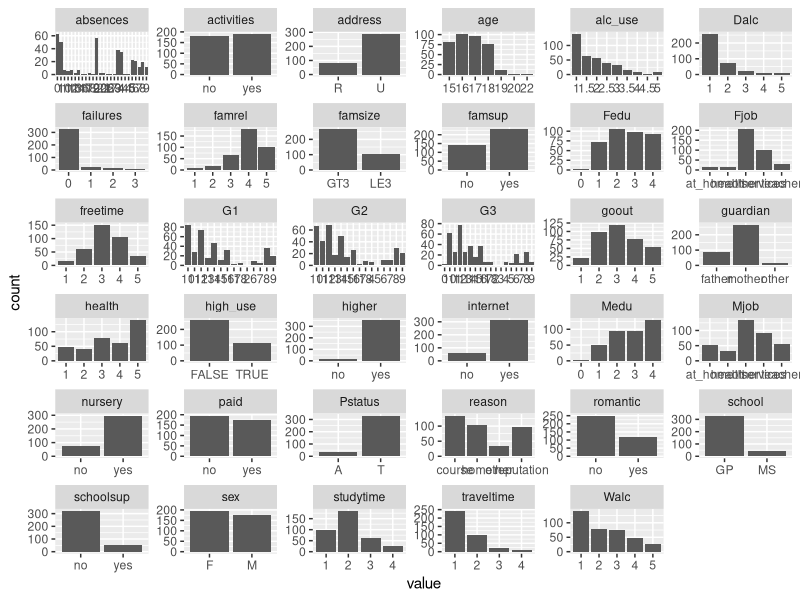
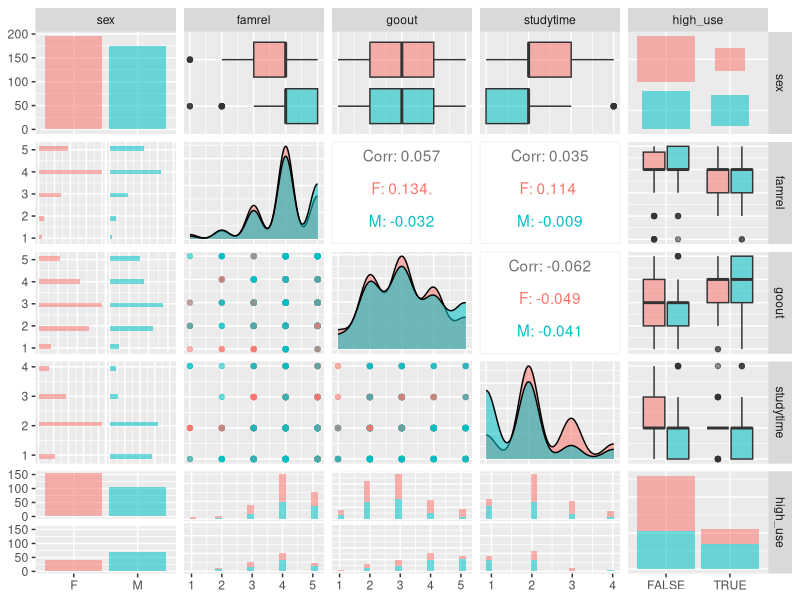
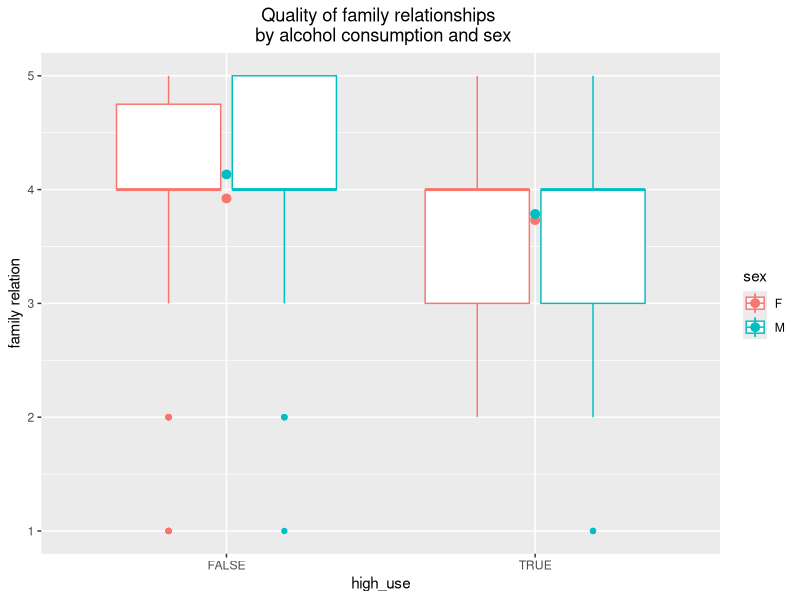
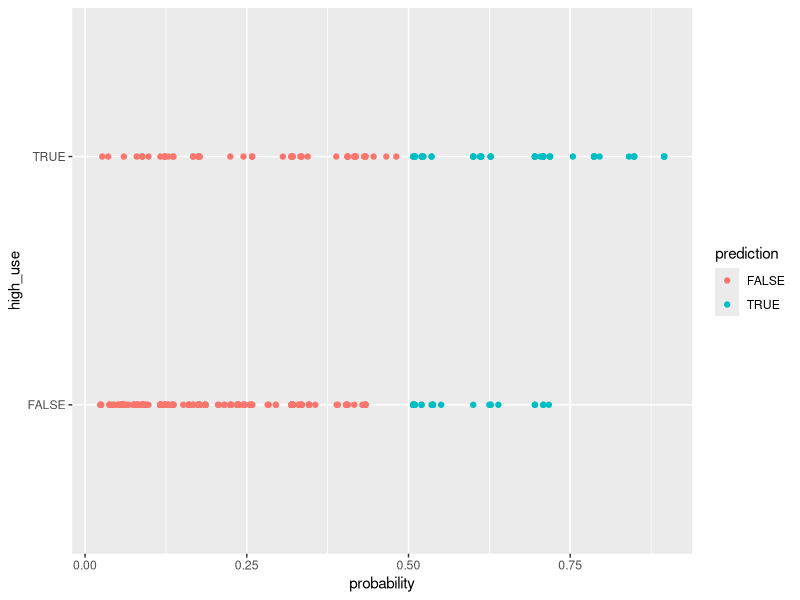

These figures' R source, in order: (Note: a time limit stopped this script after it produced the figures.)
## ---- chunk 1
date()
## ---- chunk 2
alc <- read.table("data/alc.csv", header = TRUE, sep = ",", stringsAsFactors = TRUE)
colnames(alc)
## ---- chunk 3
library(tidyr); library(dplyr); library(ggplot2)
gather(alc) %>% ggplot(aes(value)) + facet_wrap("key", scales = "free") + geom_bar()
## ---- chunk 4
# exclude variables "Dalc","Walc","high_use" which are directly related to "alc_use"
selvarnames <- names(alc) %in% c("Dalc","Walc","high_use")
alc2 <- alc[!selvarnames == T]
# create formula with where "alc_use" is explained by select variables (stored in alc2)
fmla <- as.formula(paste("alc_use~",paste(names(alc2)[1:31],collapse="+")))
# create linear regression model and read the summary
model1 <- lm(data=alc2, formula = fmla)
summary(model1)
## ---- chunk 5
library(ggplot2)
library(GGally)
#construct subset comprising columns 2 (sex), 22 (family relationship), 24 (going out), 14 (study time) and 35 (high_use)
alcpairs <- alc[, c(2, 22,24,14,35)]
#plot the pairs
ggpairs(alcpairs, mapping = aes(col=sex, alpha = 0.3), lower = list(combo = wrap("facethist", bins = 20)))
## ---- chunk 6
alc %>% group_by(sex, high_use) %>% summarise(count = n(), famrel=mean(famrel), goout=mean(goout), studytime=mean(studytime))
## ---- chunk 7
# initialise a plot of high_use and famrel
g <- ggplot(alc, aes(x = high_use, y = famrel, col = sex))
g + geom_boxplot() + ylab("family relation") + ggtitle("Quality of family relationships \n by alcohol consumption and sex") + theme(plot.title = element_text(hjust = 0.5)) + stat_summary(fun=mean)
## ---- chunk 8
alc %>% group_by(sex, high_use) %>% summarise(count = n(), famrel_mean=mean(famrel), famrel_median=median(famrel), goout_mean=mean(goout), goout_median=median(goout))
## ---- chunk 9
m <- glm(high_use ~ sex + famrel + goout + studytime, data = alc, family = "binomial")
summary(m)
# compute odds ratios (OR)
OR <- coef(m) %>% exp
# compute confidence intervals (CI)
CI <- exp(confint(m))
# print out the odds ratios with their confidence intervals
cbind(OR, CI)
## ---- chunk 10
# predict() the probability of high_use
probabilities <- predict(m, type = "response")
# add the predicted probabilities to "alc"
alc <- mutate(alc, probability = probabilities)
# use the probabilities to make a prediction of high_use
alc <- mutate(alc, prediction = probabilities > 0.5)
# tabulate the target variable versus the predictions. The numbers are the count of individuals.
table(high_use = alc$high_use, prediction = alc$prediction) 
# tabulate the target variable versus the predictions. The table shows the proportions.
table(high_use = alc$high_use, prediction = alc$prediction) %>% prop.table() %>% addmargins()
## ---- chunk 11
# initialize a plot of 'high_use' versus 'probability' in 'alc'
g <- ggplot(alc, aes(x = probability, y = high_use, col = prediction))
# define the geom as points and draw the plot
g + geom_point()
# define a loss function (mean prediction error)
loss_func <- function(class, prob) {
  n_wrong <- abs(class - prob) > 0.5
  mean(n_wrong)
}
# call loss_func to compute the average number of wrong predictions in the (training) data
loss_func(class = alc$high_use, prob = alc$probability)
## ---- chunk 12
# Performing ten-fold cross-validation
library(boot)
cv <- cv.glm(data = alc, cost = loss_func, glmfit = m, K = 10)
# average number of wrong predictions in the cross validation
cv$delta[1]
# calculating the difference between using ten-fold cross-validation and a loss function
cv$delta[1]-loss_func(class = alc$high_use, prob = alc$probability)
## ---- chunk 13
library(dplyr)
library(boot)
howmanyvar <- 31 #Enter here how many variables you want to test for. 31 is the maximum. (33 variables were included in the original dataset but two of these will always be excluded for computational feasibility and avoidance of near-perfect correlation.)
#create vector, in sequence, starting from the number above, descending by 1.
v <- rev(seq(1,howmanyvar))
#create empty numeric vectors of same length for the results.
trainingerrors <- integer(howmanyvar)
predictionerrors <- integer(howmanyvar)
# define a loss function (average prediction error)
loss_func <- function(class, prob) {
  n_wrong <- abs(class - prob) > 0.5
  mean(n_wrong)
}
for(i in v) {
#Within the for loop, I first create temporary subsets called "alctest". I choose to exclude variables "Dalc", "Walc" as these were found to cause warnings when executing the logistic regression model and counting probabilities (highly correlated with "high_use"). I also exclude "probability" and "prediction" as the probability has been calculated based on the whole dataset and this will now be replaced.
exclvarnames <- names(alc) %in% c("Dalc","Walc", "alc_use", "probability", "prediction")
alctest <- alc[!exclvarnames == T]
#From the alctest subset I will gradually drop columns one at a time, starting from the number of variables entered in "howmanyvar". In alctest, 32 has become the index number for the variable high_use. Therefore, I always want to include that one.
alctest <- dplyr::select(alctest, 1:v[i], 32)
#However, I want to exclude "high_use" from the vector with columns names that I want to use on the right-hand side in the formula.
fnames <- names(alctest)[names(alctest) !="high_use"]
# create formula where "alc_use" is explained by the variables
f <- as.formula(paste("high_use~",paste(fnames,collapse="+")))
# run a logistic regression
m2 <- glm(f, data = alctest, family = "binomial")
# predict() the probability of high_use using model m2
probabilities <- predict(m2, type = "response")
# add the predicted probabilities to "alctest"
alctest <- mutate(alctest, probability = probabilities)
# compute the average number of wrong predictions in the (training) data and save the result in vector
trainingerrors[i] <- loss_func(alctest$high_use,alctest$probability)
# K-fold cross-validation
cv <- cv.glm(data = alctest, cost = loss_func, glmfit = m2, K = nrow(alctest))
# compute the average number of wrong predictions in the cross validation and save the result in vector
predictionerrors[i] <- cv$delta[1]
}
results <- data.frame(variables=v, trainingerrors=trainingerrors, predictionerrors=predictionerrors)
results
p <- ggplot(results, aes(x=variables)) + geom_line(aes(y=predictionerrors, color="prediction")) + geom_line(aes(y=trainingerrors, color="training"))
p + ggtitle("Relation between error rates\n and number of variables") + theme(plot.title = element_text(hjust = 0.5)) + xlab("Number of variables") + ylab("Error rate") + scale_color_discrete(name="Type of error")
